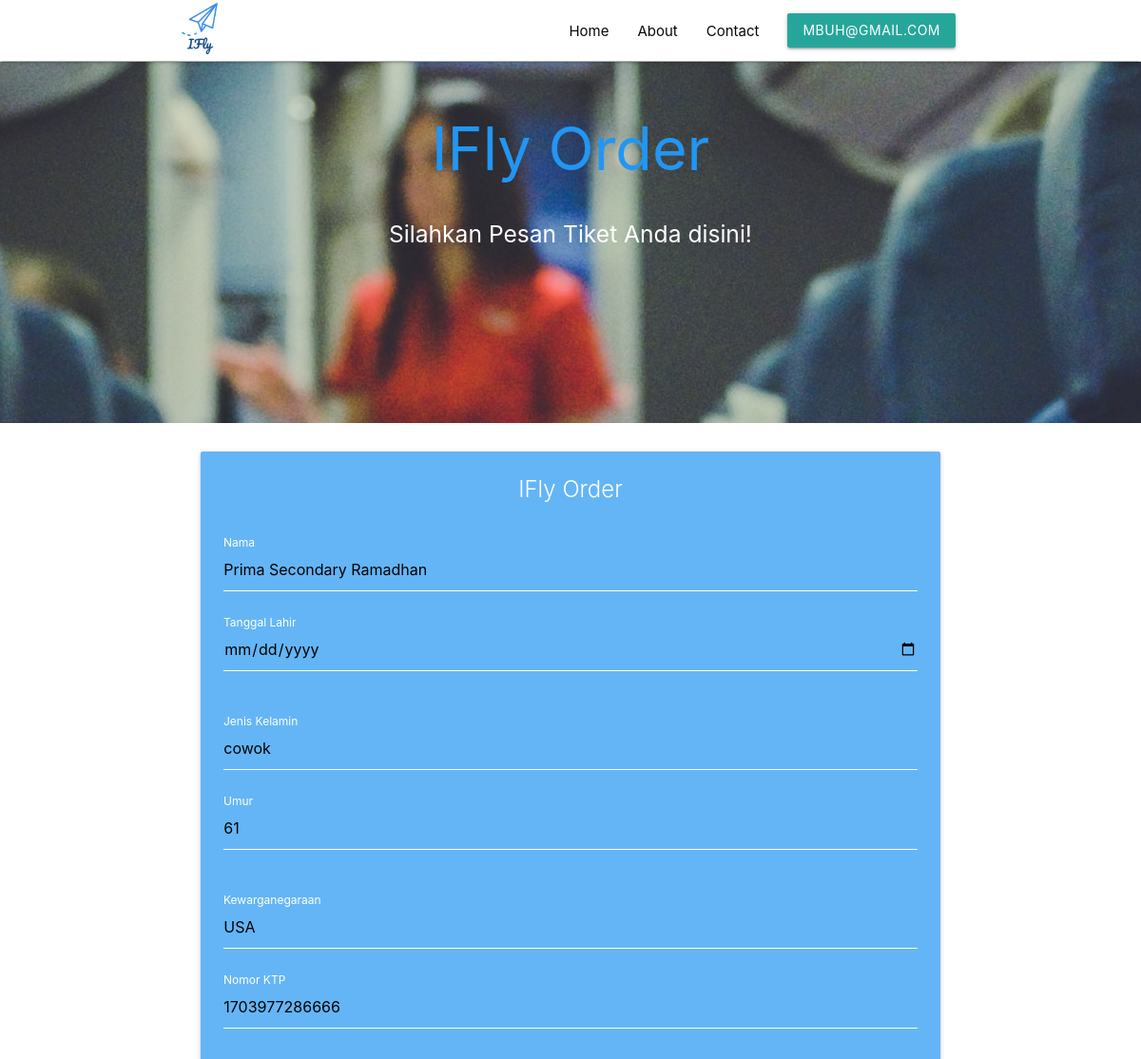
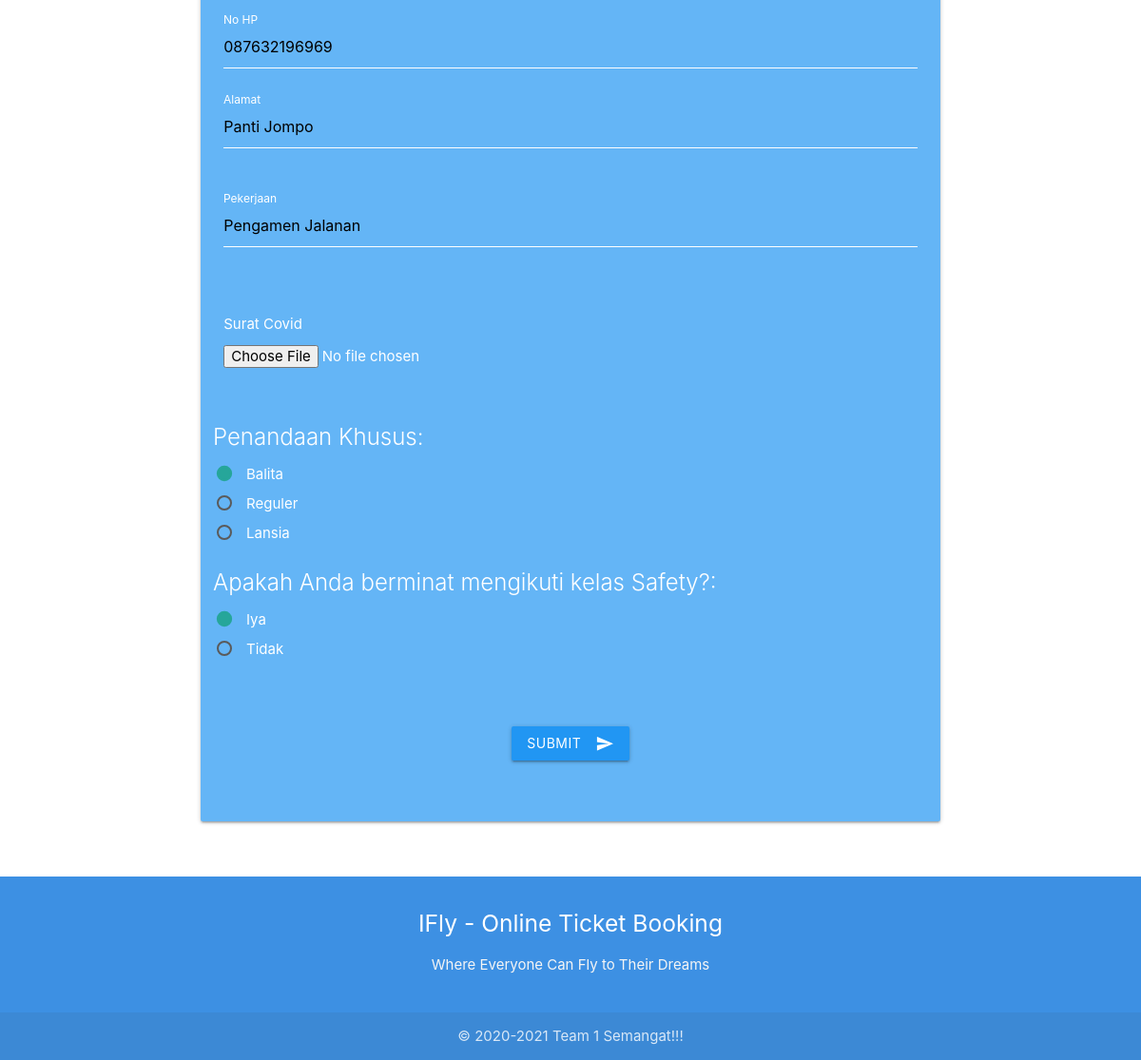
The app's page /order.php (signed in) with its own data (2 pictures, top to bottom).
### tables this page shows
CREATE TABLE IF NOT EXISTS `pelanggan` (
  `id_pelanggan` int(11) NOT NULL AUTO_INCREMENT,
  `id_status_pelanggan` tinyint(4) NOT NULL,
  `id_kelas_safety` tinyint(4) NOT NULL,
  `nama` varchar(50) NOT NULL,
  `tgl_lahir` datetime NOT NULL,
  `jenis_kelamin` varchar(50) NOT NULL,
  `umur` tinyint(2) NOT NULL,
  `kewarganegaraan` varchar(20) NOT NULL,
  `email` varchar(50) NOT NULL,
  `nomor_ktp` varchar(16) NOT NULL,
  `no_hp` varchar(13) NOT NULL,
  `alamat` varchar(150) NOT NULL,
  `pekerjaan` varchar(25) NOT NULL,
  `suket_covid` varchar(50) DEFAULT NULL,
  PRIMARY KEY (`id_pelanggan`)
);

### order.php (the view, shortened to what this page needs)
<?php
    $id = $_SESSION['id'];
    include 'conn.php';
    $sql = "SELECT * FROM pelanggan WHERE `id_pelanggan`= $id";
    $result = mysqli_query($conn,$sql);
    $row = $result->fetch_assoc();
    include 'header.php';
?>
    <div class="register">
      <div id="index-banner" class="parallax-container">
        <div class="section no-pad-bot">
          <div class="container">
            <br><br>
            <h1 class="header center blue-text">IFly Order</h1>
            <div class="row center">
              <h5 class="header col s12 white-text">Silahkan Pesan Tiket Anda disini!</h5>
            </div>
            <br><br>
          </div>
        </div>
        <div width="100%" class="parallax"><img src="images/Parallax5.jpg" alt="Unsplashed background img 1"></div>
      </div>
      <br>
      <div class="row">
        <div class="col s8 offset-s2">
          <div class="card blue lighten-2">
            <div class="card-content white-text">
            <span class="card-title center-align">IFly Order</span>
            <br>
              <div class="row">
                <form class="col s12" name="form1" form action="order.php" method="POST" enctype="multipart/form-data" onsubmit="required()">
                  <div class="row">
                    <div class="input-field col s12">
                      <input id="nama" name="nama" type="text" value="<?= $row['nama']?>" class="validate" required>
                      <label for="nama">Nama</label>
                    </div>
                    <div class="input-field col s12">
                      <input id="tgl_lahir" name="tgl_lahir" type="date" value="<?= $row['tgl_lahir']?>" class="validate" required>
                      <label for="tgl_lahir">Tanggal Lahir</label>
                    </div>
                  </div>
                  <div class="row">
                    <div class="input-field col s12">
                      <input id="jenis_kelamin" name="jenis_kelamin" type="text"  value="<?= $row['jenis_kelamin']?>" class="validate" required>
                      <label for="jenis_kelamin">Jenis Kelamin</label>
                    </div>
                    <div class="input-field col s12">
                      <input id="umur" name="umur" type="text" value="<?= $row['umur']?>" class="validate" required>
                      <label for="umur">Umur</label>
                    </div>
                  </div>
                  <div class="row">
                    <div class="input-field col s12">
                      <input id="kewarganegaraan" name="kewarganegaraan" type="text" value="<?= $row['kewarganegaraan']?>" class="validate" required>
                      <label for="kewarganegaraan">Kewarganegaraan</label>
                    </div>
                    <div class="input-field col s12">
                      <input id="nomor_ktp" name="nomor_ktp" type="text" value="<?= $row['nomor_ktp']?>" class="validate" required>
                      <label for="nomor_ktp">Nomor KTP</label>
                    </div>
                  </div>
                  <div class="row">
                    <div class="input-field col s12">
                      <input id="no_hp" name="no_hp" type="text" value="<?= $row['no_hp']?>"class="validate" required>
                      <label for="no_hp">No HP</label>
                    </div>
                    <div class="input-field col s12">
                      <input id="alamat" name="alamat" type="text" value="<?= $row['alamat']?>" class="validate" required>
                      <label for="alamat">Alamat</label>
                    </div>
                  </div>
                  <div class="row">
                    <div class="input-field col s12">
                      <input id="pekerjaan" name="pekerjaan" type="text" value="<?= $row['pekerjaan']?>" class="validate" required>
                      <label for="pekerjaan">Pekerjaan</label>
                    </div>
                  </div>
                  <div class="row">
                    <div class="input-field col s12">
                      <label for="suket_covid">Surat Covid</label>
                      <br>
                      <br>
                      <input id="suket_covid" name="suket_covid" type="file" class="validate" required>
                    </div>
                  </div>
                  <br>
                  <div class="row">
                    <span class="card-title left-align">Penandaan Khusus:</span>
                    <p>
                      <label>
                        <span class="white-text">Balita</span>
                      </label>
                    </p>
                    <p>
                      <label>
                        <span class="white-text">Reguler</span>
                      </label>
                    </p>
                    <p>
                      <label>
                        <span class="white-text">Lansia</span>
                      </label>
                    </p>
                  </div>
                  <div class="row">
                    <span class="card-title left-align">Apakah Anda berminat mengikuti kelas Safety?:</span>
                    <p>
                      <label>
                        <span class="white-text">Iya</span>
                      </label>
                    </p>
                    <p>
                      <label>
                        <span class="white-text">Tidak</span>
                      </label>
                    </p>
                  </div>
                  <br>
                  <br>
                  <div class="row">
                    <div class="center-align">
                      <button class="btn blue waves-effect waves-light center-align" type="submit" name="submit" id="submit">Submit
                        <i class="material-icons right">send</i>
                      </button>
                    </div>
                  </div>
                  </div>
              </div>
            </div>
          </div>
        </div>
      </div>
      <br>
<?php
include 'footer.php';
?>

### css/style.css (style rules this page uses)
p { line-height: 2rem; }
.parallax-container { min-height: 380px; line-height: 0; height: auto; width: 100%; color: rgba(255,255,255,.9); }
.parallax-container .section { width: 100%; }

### records on screen
pelanggan: nama "Prima Secondary Ramadhan", jenis_kelamin "cowok", umur "61", kewarganegaraan "USA", nomor_ktp "1703977286666", no_hp "087632196969", alamat "Panti Jompo", pekerjaan "Pengamen Jalanan"

### other values on screen
$_SESSION['email'] "MBUH@GMAIL.COM"
